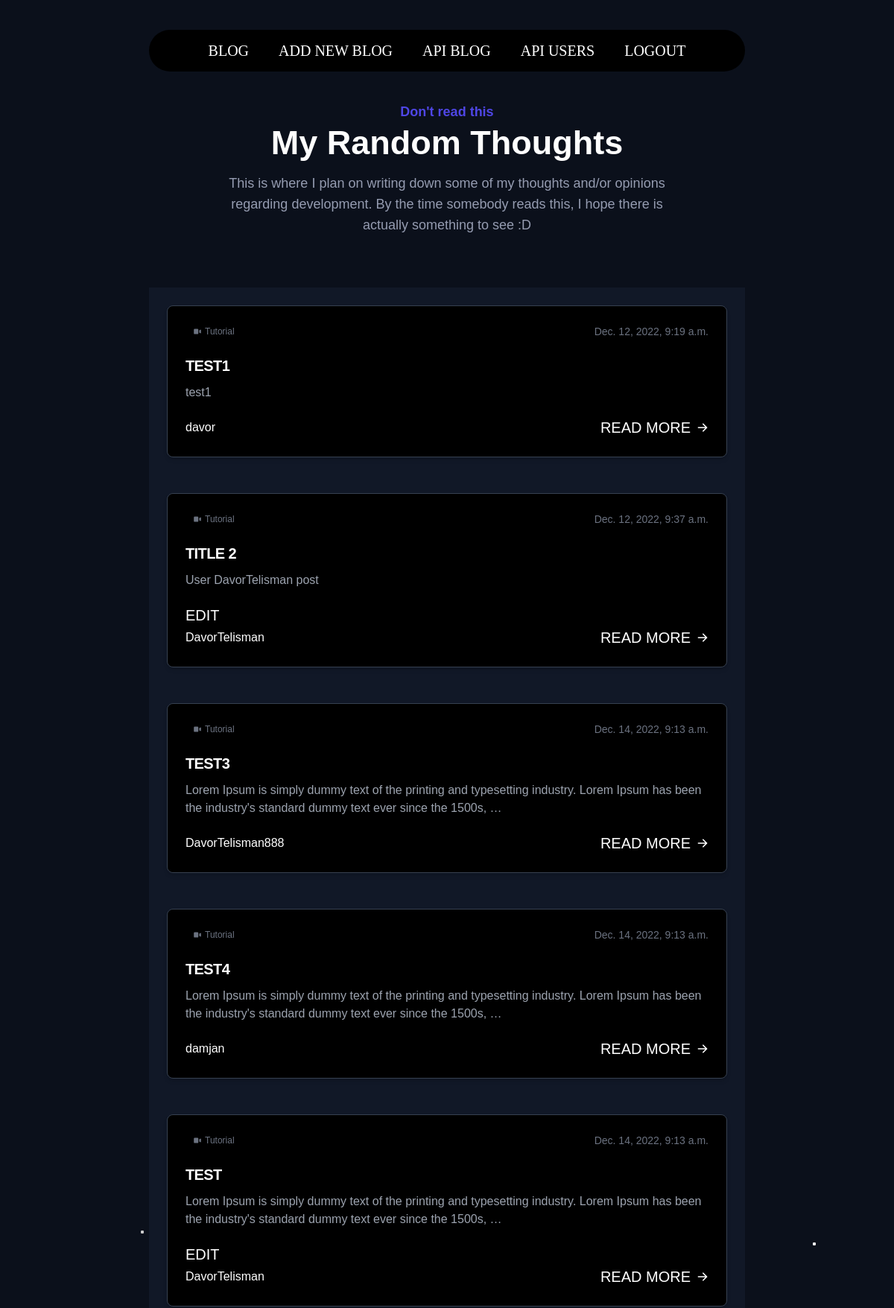
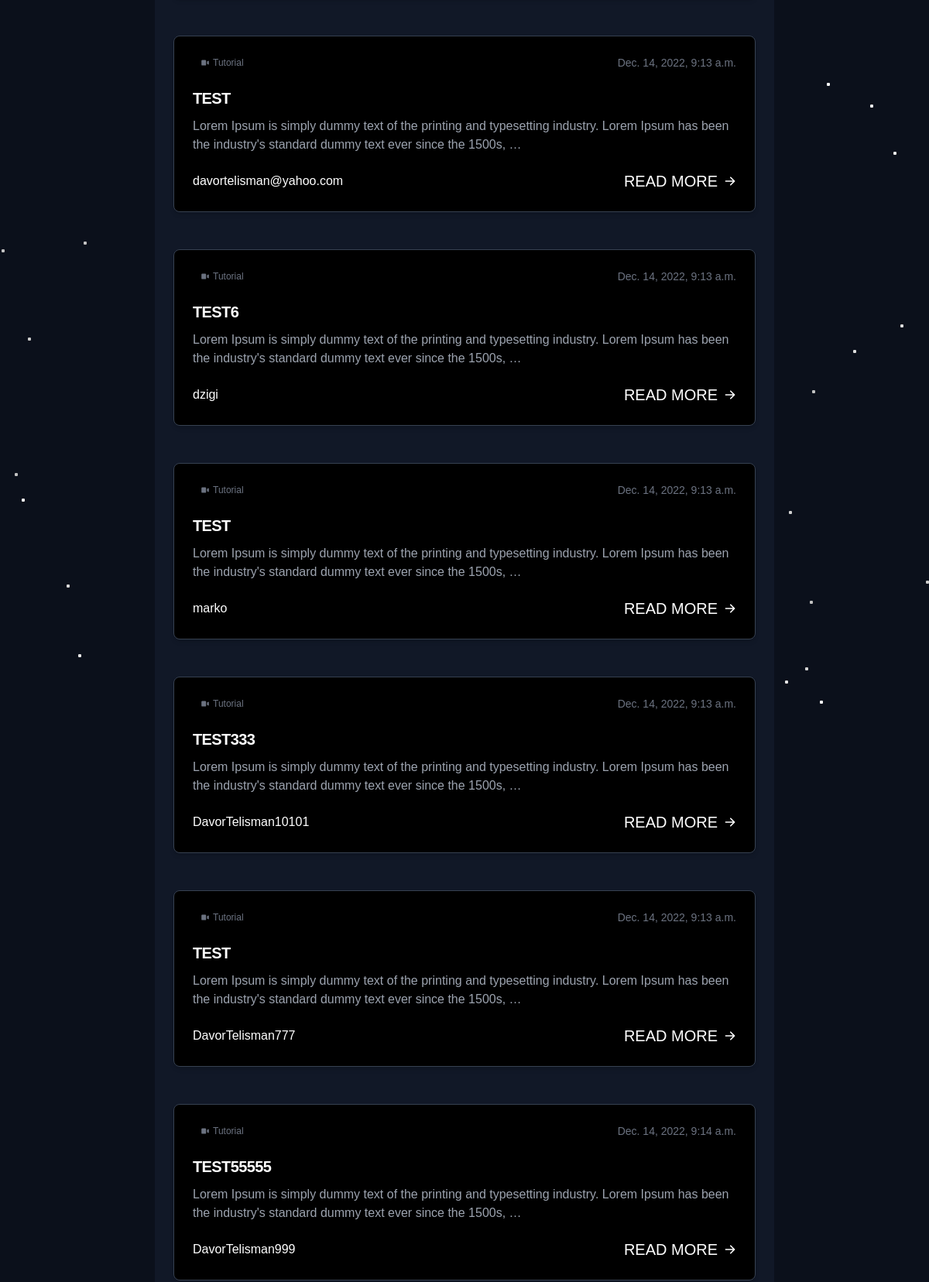
Screenshot of /blog/ (signed in, upper part) with the database file from the repository (2 pictures, top to bottom).
### api/models.py (models this page shows, shortened)
class Post(models.Model):
    created = models.DateTimeField(auto_now_add=True)
    title = models.CharField(max_length=100, blank=True, default='')
    body = models.TextField(blank=True, default='')
    owner = models.ForeignKey('auth.User', related_name='posts', on_delete=models.CASCADE)
    class Meta:
        ordering = ['created']

### api/views.py (the view)
# urls.py: path('blog/', include('django.contrib.auth.urls')),
def blog(request):
    blog_post= Post.objects.all()
    context = {
        'blog_post': blog_post,
    }
    return render(request, 'blog.html', context)

### templates/blog.html (shortened to what this page needs)
{% extends "index.html" %}
{% load static %}
{% block content %}
<link rel="stylesheet" type="text/css" href="{% static 'assets/css/blog.css' %}">
<link rel="stylesheet" type="text/css" href="{% static 'assets/css/navbar.css' %}">
<link rel="stylesheet" type="text/css" href="{% static 'assets/css/add_blog.css' %}">
<body class="bg-gray-900" data-new-gr-c-s-check-loaded="14.1089.0" data-gr-ext-installed="">
    <link rel="stylesheet" href="https://cdnjs.cloudflare.com/ajax/libs/font-awesome/6.2.0/css/all.min.css" />
   <div class="justify-center p-0 max-w-[800px] m-auto">
        <nav class="navbar">
            <ul>
                <li><a href="{% url 'blog' %}">Blog</a></li>
                <li><a href="{% url 'add_blog' %}" >Add new blog</a></li>
                <li><a href="{% url 'api_posts' %}" target="_blank">API Blog</a></li>
                <li><a href="{% url 'api_users' %}" target="_blank">API Users</a></li>
                <li><a href="{% url 'logout' %}">Logout</a></li>
            </ul>
        </nav>
   </div>
{% if user.is_authenticated %}
    <section id="blog" class="pt-[40px]">
        <div class="container">
            <div class="flex flex-wrap mx-[-16px] overflow-x-hidden">
                <div class="w-full px-4">
                    <div class="max-w-[600px] mx-auto text-center mb-[70px]">
                        <span class="font-semibold text-lg text-primary block mb-2" data-projection-id="13" style="opacity: 1; transform: none;">Don't read this</span>
                        <h2 class="font-bold text-white text-3xl sm:text-4xl md:text-[45px] mb-5" data-projection-id="14" style="opacity: 1; transform: none;">My Random Thoughts</h2>
                        <p class="font-medium text-lg text-body-color" data-projection-id="15" style="opacity: 1; transform: none;">This is where I plan on writing down some of my thoughts and/or opinions regarding development. By the time somebody reads this, I hope there is actually something to see :D</p>
                    </div>
                </div>
            </div>
            <div class="justify-center p-0 max-w-[800px] m-auto">
                {% for blog in blog_post %}
                <section class="bg-gray-900" data-projection-id="16" style="opacity: 1;">
                    <div class="py-6 px-4 mx-auto lg:px-6">
                        <div class="grid gap-8 lg:grid-cols-1">
                            <article class="p-6 rounded-lg border shadow-md bg-gray-800 border-gray-700">
                                <div class="flex justify-between items-center mb-5 text-gray-500">
                                    <span class="text-xs font-medium inline-flex items-center px-2.5 py-0.5 rounded bg-primary-200 text-primary-800">
                                        <svg class="mr-1 w-3 h-3" fill="currentColor" viewBox="0 0 20 20" xmlns="http://www.w3.org/2000/svg">
                                            <path d="M2 6a2 2 0 012-2h6a2 2 0 012 2v8a2 2 0 01-2 2H4a2 2 0 01-2-2V6zM14.553 7.106A1 1 0 0014 8v4a1 1 0 00.553.894l2 1A1 1 0 0018 13V7a1 1 0 00-1.447-.894l-2 1z"></path>
                                        </svg>Tutorial</span>
                                    <span class="text-sm">{{ blog.created }}</span>
                                </div>
                                <h2 class="hover-underline-animation mb-2 text-2xl font-bold tracking-tight text-white">
                                    <a href="{% url 'blog_detail' blog.pk %}">{{ blog.title }}</a>
                                </h2>
                                        <p class="mb-5 font-light text-gray-400">{{ blog.body|safe|truncatewords:25 }}</p>
                                        {% if user.id == blog.owner.id %}
                                             <a href="{% url 'update_blog' blog.pk %}">Edit</a>
                                        {% endif %}
                                <div class="flex justify-between items-center">
                                    <div class="flex items-center space-x-4">
                                        <span class="font-medium text-white">{{ blog.owner }}</span>
                                    </div>
                                    <a class="inline-flex-important items-center font-medium text-white hover-underline-animation" href="{% url 'blog_detail' blog.pk %}">Read more
                                        <svg class="ml-2 w-4 h-4" fill="currentColor" viewBox="0 0 20 20" xmlns="http://www.w3.org/2000/svg">
                                            <path fill-rule="evenodd" d="M10.293 3.293a1 1 0 011.414 0l6 6a1 1 0 010 1.414l-6 6a1 1 0 01-1.414-1.414L14.586 11H3a1 1 0 110-2h11.586l-4.293-4.293a1 1 0 010-1.414z" clip-rule="evenodd"></path>
                                        </svg>
                                    </a>
                                </div>
                            </article>
                        </div>
                    </div>
                </section>
                {% endfor %}
            </div>
        </div>
    </section>
<div class="bg">
<div class="star-field">
<div class="layer"></div>
<div class="layer"></div>
<div class="layer"></div>
  </div>
</div>
</body>
{% endif %}
{% endblock %}

### static/assets/css/navbar.css (style rules this page uses)
.navbar { height:7vh; margin-top:5%; border-radius:50px; display: flex; align-items: center; justify-content: center; font-family: verdana; background-color:black; }
ul { padding: 0; display: flex; }
li { list-style-type: none; padding: 10px 20px; }
a { text-decoration: none; text-transform: uppercase; font-size: 20px; color: white; position: relative; }
ul li a:before { content: ""; width: 0; height: 5px; background-color: #00bcd4; position: absolute; top: 120%; left: 0; transition: all 0.5s; }
ul li a:after { content: ""; width: 0; height: 5px; background-color: #f0f; position: absolute; top: 120%; right: 0; transition: all 0.5s; }

### static/assets/css/add_blog.css (style rules this page uses)
.bg { background: url(https://i.ibb.co/87GbbFP/2799006.jpg) no-repeat; background-size: cover; height: 100%; width: 100%; position: fixed; top: 0; left: 0; z-index: -3; }
.bg:before { content: ""; width: 100%; height: 100%; background: #000; position: fixed; z-index: -1; top: 0; left: 0; opacity: 0.3; }
.star-field { position: fixed; top: 0; left: 0; width: 100%; height: 100%; perspective: 600px; -webkit-perspective: 600px; z-index: -1; }
.star-field .layer { box-shadow: -411px -476px #cccccc, 777px -407px #d4d4d4, -387px -477px #fcfcfc, -91px -235px #d4d4d4, 491px -460px #f7f7f7, 892px -128px #f7f7f7, 758px -277px #ededed, 596px 378px #cccccc, 647px 423px whitesmoke, 183px 389px #c7c7c7, 524px -237px #f0f0f0, 679px -535px #e3e3e3, 158px 399px #ededed, 157px 249px #ededed, 81px -450px #ebebeb, 719px -360px #c2c2c2, -499px 473px #e8e8e8, -158px -349px #d4d4d4, 870px -134px #cfcfcf, 446px 404px #c2c2c2, 440px 490px #d4d4d4, 414px 507px #e6e6e6, -12px 246px #fcfcfc, -384px 369px #e3e3e3, 641px -413px #fcfcfc, 822px 516px #dbdbdb, 449px 132px #c2c2c2, 727px 146px #f7f7f7, -315px -488px #e6e6e6, 952px -70px #e3e3e3, -869px -29px #dbdbdb, 502px 80px #dedede, 764px 342px #e0e0e0, -150px -380px #dbdbdb, 654px -426px #e3e3e3, -325px -263px #c2c2c2, 755px -447px #c7c7c7, 729px -177px #c2c2c2, -682px -391px #e6e6e6, 554px -176px #ededed, -85px -428px #d9d9d9, 714px 55px #e8e8e8, 359px -285px #cfcfcf, -362px -508px #dedede, 468px -265px #fcfcfc, 74px -500px #c7c7c7, -514px 383px #dbdbdb, 730px -92px #cfcfcf, -112px 287px #c9c9c9, -853px 79px #d6d6d6, 828px 475px #d6d6d6, -681px 13px #fafafa, -176px 209px #f0f0f0, 758px 457px #fafafa, -383px -454px #ededed, 813px 179px #d1d1d1, 608px 98px whitesmoke, -860px -65px #c4c4c4, -572px 272px #f7f7f7, 459px 533px #fcfcfc, 624px -481px #e6e6e6, 790px 477px #dedede, 731px -403px #ededed, 70px -534px #cccccc, -23px 510px #cfcfcf, -652px -237px whitesmoke, -690px 367px #d1d1d1, 810px 536px #d1d1d1, 774px 293px #c9c9c9, -362px 97px #c2c2c2, 563px 47px #dedede, 313px 475px #e0e0e0, 839px -491px #e3e3e3, -217px 377px #d4d4d4, -581px 239px #c2c2c2, -857px 72px #cccccc, -23px 340px #dedede, -837px 246px white, 170px -502px #cfcfcf, 822px -443px #e0e0e0, 795px 497px #e0e0e0, -814px -337px #cfcfcf, 206px -339px #f2f2f2, -779px 108px #e6e6e6, 808px 2px #d4d4d4, 665px 41px #d4d4d4, -564px 64px #cccccc, -380px 74px #cfcfcf, -369px -60px #f7f7f7, 47px -495px #e3e3e3, -383px 368px #f7f7f7, 419px 288px #d1d1d1, -598px -50px #c2c2c2, -833px 187px #c4c4c4, 378px 325px whitesmoke, -703px 375px #d6d6d6, 392px 520px #d9d9d9, -492px -60px #c4c4c4, 759px 288px #ebebeb, 98px -412px #c4c4c4, -911px -277px #c9c9c9; transform-style: preserve-3d; position: absolute; top: 50%; left: 50%; height: 4px; width: 4px; border-radius: 2px; }
.star-field .layer:nth-child(1) { animation: sf-fly-by-1 5s linear infinite; }
.star-field .layer:nth-child(2) { animation: sf-fly-by-2 5s linear infinite; }
.star-field .layer:nth-child(3) { animation: sf-fly-by-3 5s linear infinite; }
div.container { align-items: center; justify-content: center; }

### rows the page displays
Post: created "Dec. 12, 2022, 9:19 a.m.", title "TEST1", body "test1", owner "davor"
Post: created "Dec. 12, 2022, 9:37 a.m.", title "TITLE 2", body "User DavorTelisman post", shows "EDIT", owner "DavorTelisman"
Post: created "Dec. 14, 2022, 9:13 a.m.", title "TEST3", body "Lorem Ipsum is simply dummy text of the printing and typesetting industry. Lorem Ipsum has been the industry's standard dummy text ever since the 1500s, …", owner "DavorTelisman888"
Post: created "Dec. 14, 2022, 9:13 a.m.", title "TEST4", body "Lorem Ipsum is simply dummy text of the printing and typesetting industry. Lorem Ipsum has been the industry's standard dummy text ever since the 1500s, …", owner "damjan"
Post: created "Dec. 14, 2022, 9:13 a.m.", title "TEST", body "Lorem Ipsum is simply dummy text of the printing and typesetting industry. Lorem Ipsum has been the industry's standard dummy text ever since the 1500s, …", shows "EDIT", owner "DavorTelisman"
Post: created "Dec. 14, 2022, 9:13 a.m.", title "TEST", body "Lorem Ipsum is simply dummy text of the printing and typesetting industry. Lorem Ipsum has been the industry's standard dummy text ever since the 1500s, …", owner "davortelisman@yahoo.com"
Post: created "Dec. 14, 2022, 9:13 a.m.", title "TEST6", body "Lorem Ipsum is simply dummy text of the printing and typesetting industry. Lorem Ipsum has been the industry's standard dummy text ever since the 1500s, …", owner "dzigi"
Post: created "Dec. 14, 2022, 9:13 a.m.", title "TEST", body "Lorem Ipsum is simply dummy text of the printing and typesetting industry. Lorem Ipsum has been the industry's standard dummy text ever since the 1500s, …", owner "marko"
Post: created "Dec. 14, 2022, 9:13 a.m.", title "TEST333", body "Lorem Ipsum is simply dummy text of the printing and typesetting industry. Lorem Ipsum has been the industry's standard dummy text ever since the 1500s, …", owner "DavorTelisman10101"
Post: created "Dec. 14, 2022, 9:13 a.m.", title "TEST", body "Lorem Ipsum is simply dummy text of the printing and typesetting industry. Lorem Ipsum has been the industry's standard dummy text ever since the 1500s, …", owner "DavorTelisman777"
Post: created "Dec. 14, 2022, 9:14 a.m.", title "TEST55555", body "Lorem Ipsum is simply dummy text of the printing and typesetting industry. Lorem Ipsum has been the industry's standard dummy text ever since the 1500s, …", owner "DavorTelisman999"
